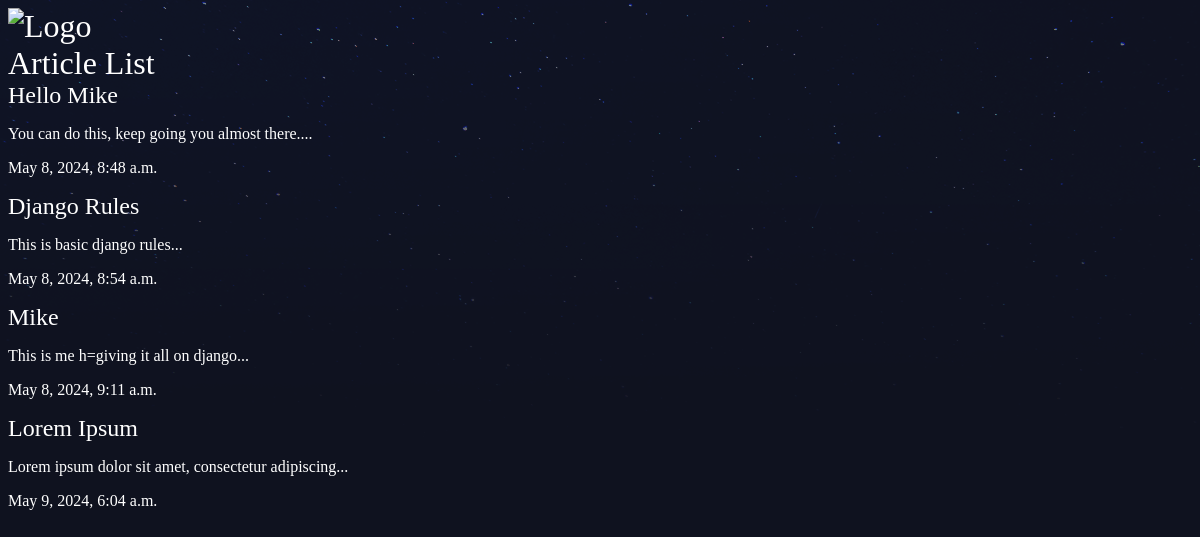
/articles/, run on an earlier commit of the app's database.
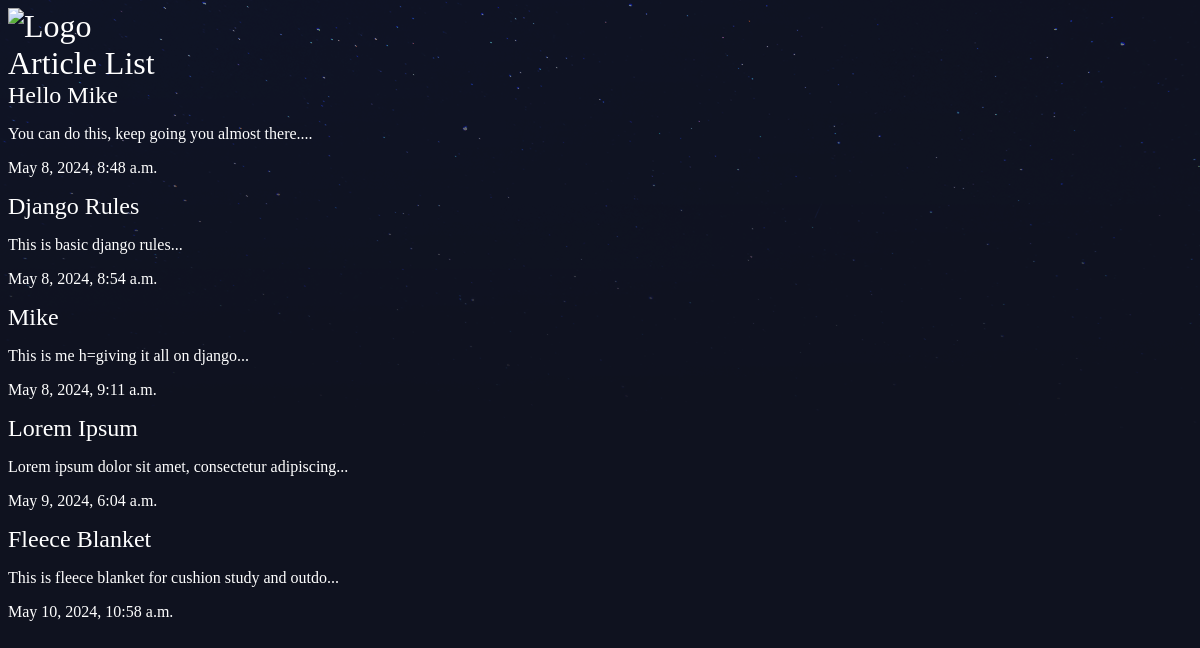
And on a later commit of the database.
### articles/models.py (models this page shows, shortened)
class Article(models.Model):
    title = models.CharField(max_length=100)
    slug  = models.SlugField()
    body  = models.TextField()
    date  = models.DateTimeField(auto_now_add=True)
    thumb = models.ImageField(default='default.png', blank=True)
    def snippet(self):
        return self.body[:50] + '...'

### articles/views.py (the view)
# urls.py: path('', views.article_list, name="list"),
def article_list(request):
    articles = Article.objects.all().order_by('date')
    return render(request, 'articles/article_list.html', {'articles': articles})

### articles/templates/articles/article_list.html
{% extends 'base_layout.html' %}
{% block content %}
<h1>Article List</h1>
<div class="articles">
    {% for article in articles %}
    <div class="article">
        <h2><a href="{% url 'articles:detail' slug=article.slug %}">{{ article.title }}</a></h2>
        <p>{{ article.snippet }}</p>
        <p>{{ article.date }}</p>
    </div>
    {% endfor %}
</div>
{% endblock %}

### templates/base_layout.html (shortened to what this page needs)
{% load static %}
<!DOCTYPE html>
<html lang="en">
<head>
    <link rel="stylesheet" href="{% static 'styles.css' %}">
</head>
<body>
    <div class="wrapper">
        <h1><a href="{% url 'articles:list' %}"><img src="{% static '' %}" alt="Logo" /></a></h1>
        {% block content %}
        {% endblock %}
    </div>
</body>
</html>

### assets/styles.css (style rules this page uses)
body { background-color: #0f121f; background-image: url(stars.png); background-repeat: no-repeat; color: #fff; }
body * { font-family: Ubuntu; }
h1, h2, h3, h4, h5 { font-weight: normal; margin: 0; }
a, a:hover, a:visited { color: #fff; text-decoration: none; }

What changed in the data, as far as the page shows it:
added Article: title "Fleece Blanket", snippet "This is fleece blanket for cushion study and outdo...", date "May 10, 2024, 10:58 a.m."
